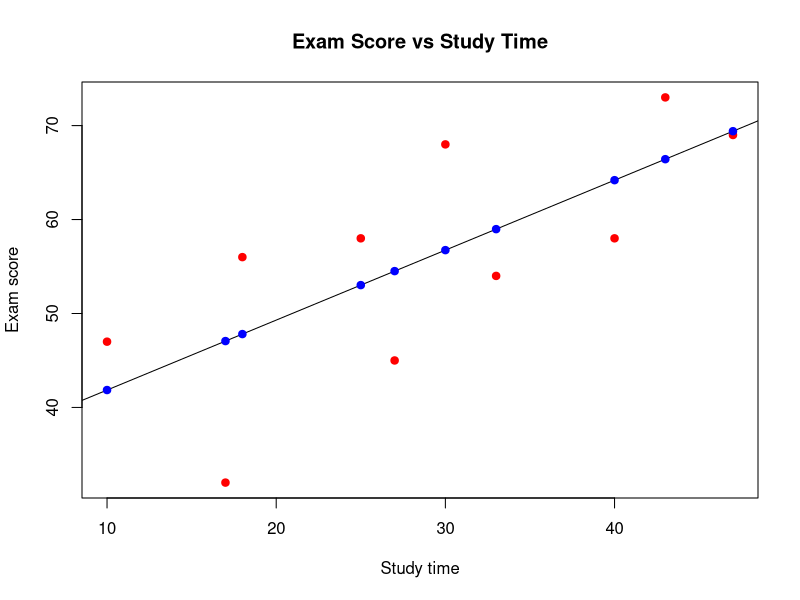
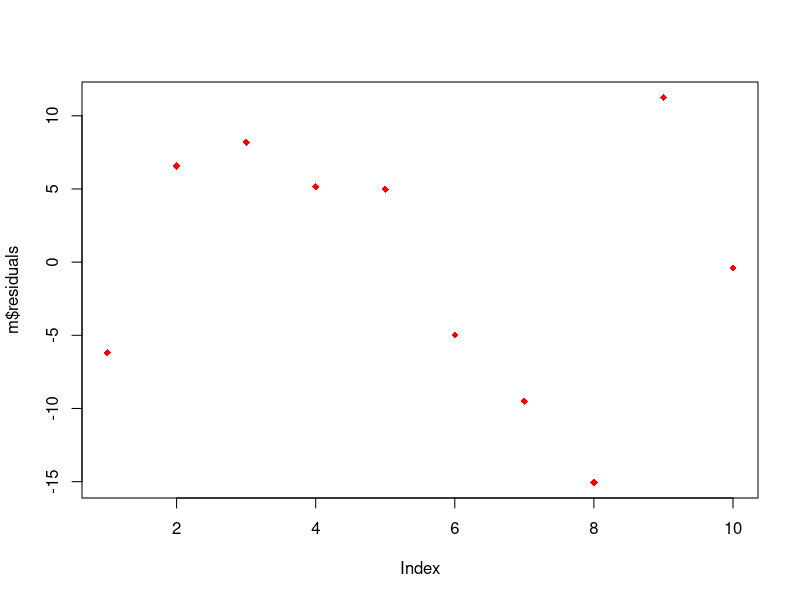
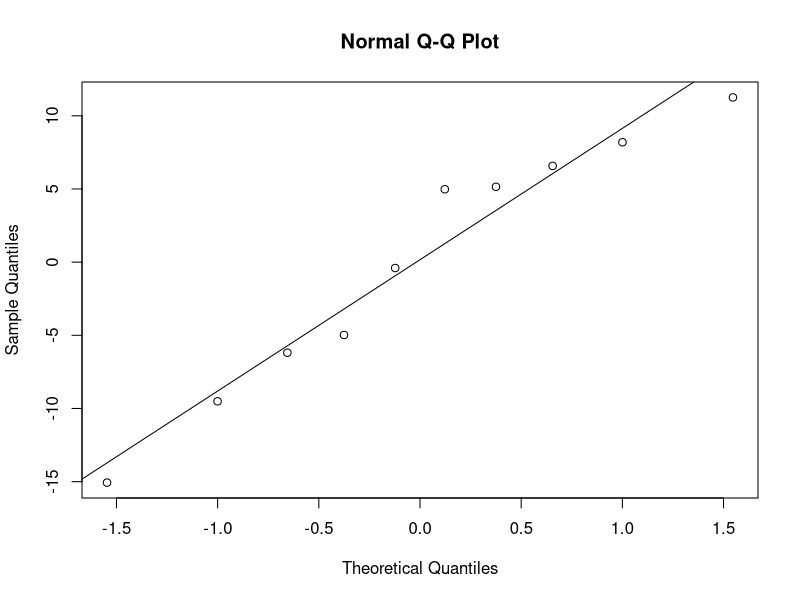
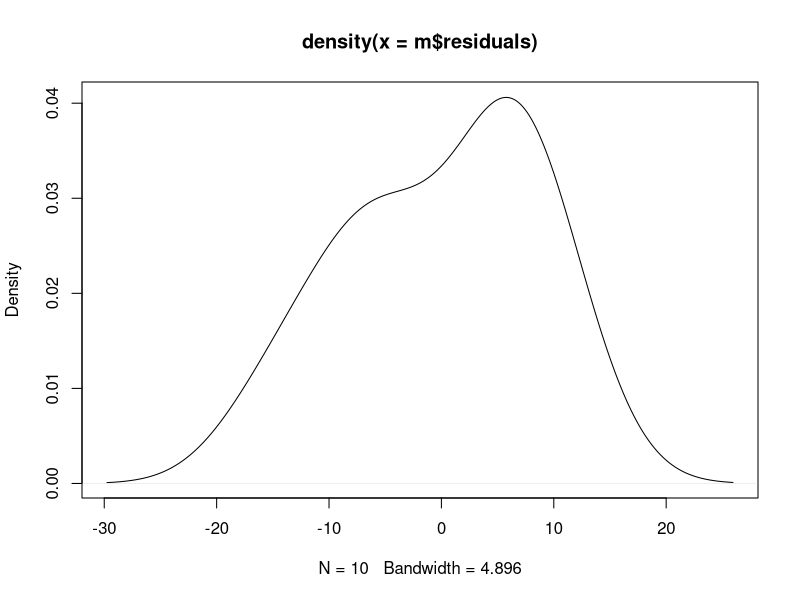
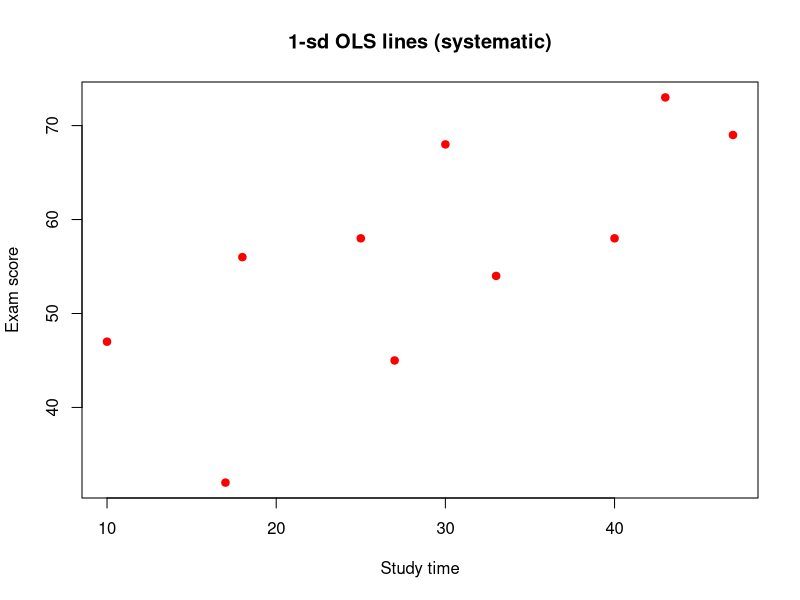

These charts were generated, in order, by the following R code: (Note: this script raises an error after producing the figures.)
## ---- chunk 1
rm(list = ls())
studytimedata = data.frame(study.time=c(40,43,18,10,25,33,27,17,30,47), exam.score=c(58,73,56,47,58,54,45,32,68,69))
plot(studytimedata[, 1:2], col="red", pch=19, xlab="Study time", ylab="Exam score", main="Exam Score vs Study Time")

my.line = function(x, beta_0, beta_1) {
  beta_0 + beta_1*x
}

xvals = min(studytimedata$study.time):max(studytimedata$study.time)

m = lm(exam.score ~ study.time, data=studytimedata)
summary(m)
abline(m, col="black")

# Fitted values
m$fitted.values
fitted(m)
predict(m)
points(studytimedata$study, fitted(m), pch=19, col="blue")

# Residuals
m$residuals
plot(m$residuals, col="red", pch=18)
quantile(m$residuals)
qqnorm(m$residuals)
qqline(m$residuals)
plot(density(m$residuals))

# Standard errors of coefficients
summary(m)

n = length(studytimedata$study.time)
# degrees of freedom: number of data points minus 2
df = n - 2

s_1 = sqrt(sum(m$residuals**2) / sum((studytimedata$study.time -
mean(studytimedata$study.time))**2))
se_1 = s_1 / sqrt(df)
se_1

s = sqrt(sum(m$residuals**2)/df)
se_0 = s*sqrt(sum(-studytimedata$study.time^2)/(n*sum(studytimedata$study.time^2) - (sum(studytimedata$study.time))^2))
se_0

t.value_0 = (m$coefficients[1] - 0)/se_0
t.value_0

t.value_2 = (m$coefficients[2] - 0)/se_1
t.value_2

beta_0 = m$coefficients[1]
beta_1 = m$coefficients[2]
plot(studytimedata[, 1:2], col="red", pch=19, xlab="Study time", ylab="Exam score", main="1-sd OLS lines (systematic)")

for (b_0 in seq(beta_0-se_0, beta_0+se_0, length.out=50)) {
  for (b_1 in seq(beta_1-se_1, beta_1+se_1, length.out=50)) {
    lines(xvals, my.line(xvals, b_0, b_1), col="lightgray")
  
  }
  
}
points(studytimedata[, 1:2], col="red", pch=19)
abline(m, col="black", lwd=2)
points(studytimedata$study.time, m$fitted.values, col="black", pch=19)

#
plot(studytimedata[, 1:2], col="red", pch=19, xlab="Study time", ylab="Exam score", main="1-sd OLS lines (sampling)")
for (i in 1:100) {
  b_0=sample(seq(beta_0-se_0, beta_0+se_0, length.out=50), 1)
  b_1=sample(seq(beta_1-se_1, beta_1+se_1, length.out=50), 1)
  lines(xvals, my.line(xvals, b_0, b_1), col="lightgrey")
}
points(studytimedata[, 1:2], col="red", pch=19)
abline(m, col="black", lwd=2)
points(studytimedata$study.time, m$fitted.values, col="black", pch=19)

